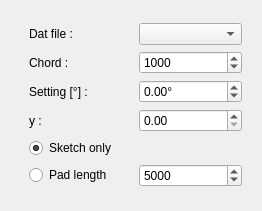
<?xml version="1.0" encoding="UTF-8"?>
<ui version="4.0">
 <class>foilTaskPanel</class>
 <widget class="QDialog" name="foilTaskPanel">
  <property name="enabled">
   <bool>true</bool>
  </property>
  <property name="geometry">
   <rect>
    <x>0</x>
    <y>0</y>
    <width>262</width>
    <height>211</height>
   </rect>
  </property>
  <property name="windowTitle">
   <string>Foil / rib parameters</string>
  </property>
  <layout class="QVBoxLayout" name="verticalLayout_2">
   <item>
    <widget class="QFrame" name="frame">
     <layout class="QGridLayout" name="gridLayout_2">
      <item row="0" column="0">
       <layout class="QGridLayout" name="gridLayout">
        <property name="leftMargin">
         <number>9</number>
        </property>
        <item row="7" column="0">
         <widget class="QRadioButton" name="rbPad">
          <property name="text">
           <string>Pad length</string>
          </property>
         </widget>
        </item>
        <item row="4" column="0">
         <widget class="QLabel" name="lSetting">
          <property name="text">
           <string>Setting [°] :</string>
          </property>
         </widget>
        </item>
        <item row="0" column="0">
         <widget class="QLabel" name="lProfil">
          <property name="sizePolicy">
           <sizepolicy hsizetype="Preferred" vsizetype="Fixed">
            <horstretch>0</horstretch>
            <verstretch>0</verstretch>
           </sizepolicy>
          </property>
          <property name="maximumSize">
           <size>
            <width>16777215</width>
            <height>15</height>
           </size>
          </property>
          <property name="text">
           <string>Dat file :</string>
          </property>
         </widget>
        </item>
        <item row="7" column="1">
         <widget class="QSpinBox" name="sbPadLength">
          <property name="minimum">
           <number>10</number>
          </property>
          <property name="maximum">
           <number>999999999</number>
          </property>
          <property name="value">
           <number>5000</number>
          </property>
         </widget>
        </item>
        <item row="6" column="0">
         <widget class="QRadioButton" name="rbSketchOnly">
          <property name="text">
           <string>Sketch only</string>
          </property>
          <property name="checked">
           <bool>true</bool>
          </property>
         </widget>
        </item>
        <item row="1" column="1">
         <widget class="QDoubleSpinBox" name="sbChord">
          <property name="decimals">
           <number>0</number>
          </property>
          <property name="maximum">
           <double>9999999999999999455752309870428160.000000000000000</double>
          </property>
          <property name="value">
           <double>1000.000000000000000</double>
          </property>
         </widget>
        </item>
        <item row="5" column="0">
         <widget class="QLabel" name="ly">
          <property name="text">
           <string>y :</string>
          </property>
         </widget>
        </item>
        <item row="1" column="0">
         <widget class="QLabel" name="lChord">
          <property name="text">
           <string>Chord :</string>
          </property>
         </widget>
        </item>
        <item row="4" column="1">
         <widget class="QDoubleSpinBox" name="sbSetting">
          <property name="suffix">
           <string>°</string>
          </property>
          <property name="minimum">
           <double>-180.000000000000000</double>
          </property>
          <property name="maximum">
           <double>180.000000000000000</double>
          </property>
         </widget>
        </item>
        <item row="5" column="1">
         <widget class="QDoubleSpinBox" name="sby">
          <property name="maximum">
           <double>1000000000000000043845843045076197354634047651840.000000000000000</double>
          </property>
         </widget>
        </item>
        <item row="0" column="1">
         <widget class="QComboBox" name="cbDat"/>
        </item>
       </layout>
      </item>
     </layout>
    </widget>
   </item>
  </layout>
 </widget>
 <resources/>
 <connections/>
</ui>
